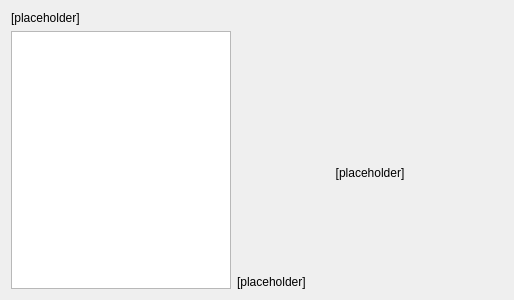
<?xml version="1.0" encoding="UTF-8"?>
<ui version="4.0">
 <class>pgKwPurpose</class>
 <widget class="QWidget" name="pgKwPurpose">
  <property name="geometry">
   <rect>
    <x>0</x>
    <y>0</y>
    <width>514</width>
    <height>290</height>
   </rect>
  </property>
  <property name="sizePolicy">
   <sizepolicy hsizetype="MinimumExpanding" vsizetype="MinimumExpanding">
    <horstretch>0</horstretch>
    <verstretch>0</verstretch>
   </sizepolicy>
  </property>
  <property name="styleSheet">
   <string notr="true"/>
  </property>
  <layout class="QVBoxLayout" name="verticalLayout_2">
   <item>
    <widget class="QLabel" name="lblSelectCategory">
     <property name="styleSheet">
      <string notr="true">font: 11pt &quot;Ubuntu&quot;;</string>
     </property>
     <property name="text">
      <string>&lt;html&gt;&lt;head/&gt;&lt;body&gt;&lt;p&gt;[placeholder]&lt;/p&gt;&lt;/body&gt;&lt;/html&gt;</string>
     </property>
     <property name="alignment">
      <set>Qt::AlignLeading|Qt::AlignLeft|Qt::AlignTop</set>
     </property>
     <property name="wordWrap">
      <bool>true</bool>
     </property>
    </widget>
   </item>
   <item>
    <layout class="QGridLayout" name="gridLayout_6">
     <item row="0" column="2">
      <spacer name="verticalSpacer_14">
       <property name="orientation">
        <enum>Qt::Vertical</enum>
       </property>
       <property name="sizeType">
        <enum>QSizePolicy::Fixed</enum>
       </property>
       <property name="sizeHint" stdset="0">
        <size>
         <width>20</width>
         <height>40</height>
        </size>
       </property>
      </spacer>
     </item>
     <item row="2" column="1" colspan="3">
      <widget class="QLabel" name="lblDescribeCategory">
       <property name="sizePolicy">
        <sizepolicy hsizetype="Expanding" vsizetype="Expanding">
         <horstretch>0</horstretch>
         <verstretch>0</verstretch>
        </sizepolicy>
       </property>
       <property name="styleSheet">
        <string notr="true">font: 11pt &quot;Ubuntu&quot;;</string>
       </property>
       <property name="text">
        <string>[placeholder]</string>
       </property>
       <property name="alignment">
        <set>Qt::AlignLeading|Qt::AlignLeft|Qt::AlignVCenter</set>
       </property>
       <property name="wordWrap">
        <bool>true</bool>
       </property>
      </widget>
     </item>
     <item row="1" column="3">
      <spacer name="horizontalSpacer_7">
       <property name="orientation">
        <enum>Qt::Horizontal</enum>
       </property>
       <property name="sizeHint" stdset="0">
        <size>
         <width>40</width>
         <height>20</height>
        </size>
       </property>
      </spacer>
     </item>
     <item row="1" column="2">
      <widget class="QLabel" name="lblIconCategory">
       <property name="sizePolicy">
        <sizepolicy hsizetype="Fixed" vsizetype="Fixed">
         <horstretch>0</horstretch>
         <verstretch>0</verstretch>
        </sizepolicy>
       </property>
       <property name="minimumSize">
        <size>
         <width>192</width>
         <height>192</height>
        </size>
       </property>
       <property name="maximumSize">
        <size>
         <width>192</width>
         <height>192</height>
        </size>
       </property>
       <property name="styleSheet">
        <string notr="true">font: 11pt &quot;Ubuntu&quot;;</string>
       </property>
       <property name="text">
        <string>[placeholder]</string>
       </property>
       <property name="scaledContents">
        <bool>true</bool>
       </property>
       <property name="alignment">
        <set>Qt::AlignCenter</set>
       </property>
      </widget>
     </item>
     <item row="1" column="1">
      <spacer name="horizontalSpacer_6">
       <property name="orientation">
        <enum>Qt::Horizontal</enum>
       </property>
       <property name="sizeHint" stdset="0">
        <size>
         <width>40</width>
         <height>20</height>
        </size>
       </property>
      </spacer>
     </item>
     <item row="0" column="0" rowspan="3">
      <widget class="QListWidget" name="lstCategories">
       <property name="enabled">
        <bool>true</bool>
       </property>
       <property name="sizePolicy">
        <sizepolicy hsizetype="Fixed" vsizetype="MinimumExpanding">
         <horstretch>0</horstretch>
         <verstretch>0</verstretch>
        </sizepolicy>
       </property>
       <property name="minimumSize">
        <size>
         <width>220</width>
         <height>100</height>
        </size>
       </property>
       <property name="maximumSize">
        <size>
         <width>220</width>
         <height>16777215</height>
        </size>
       </property>
      </widget>
     </item>
    </layout>
   </item>
  </layout>
 </widget>
 <resources/>
 <connections/>
</ui>
